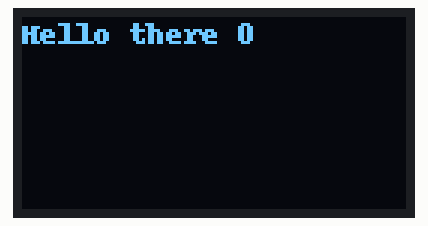
This program was run on a simulated Raspberry Pi (BCM pin numbers). On the bench: 128×64 one-colour display. At 33.9 s the program stops and its outputs stay as they are.

Above: at 0.3 s.
At 3.7 s:
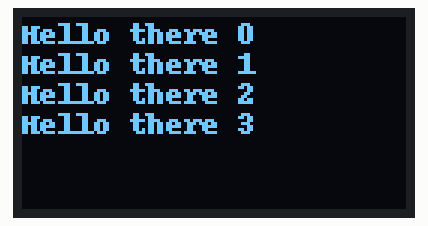
At 8.2 s:
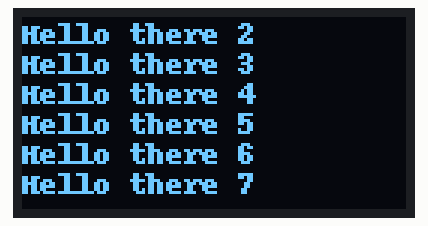
At 16.1 s:
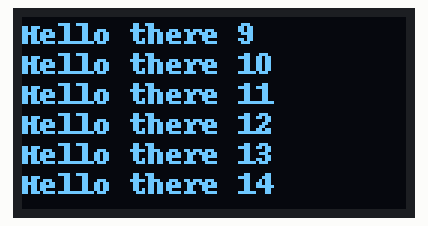
At 24.0 s:
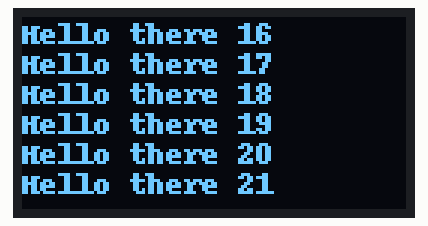
At 33.0 s:
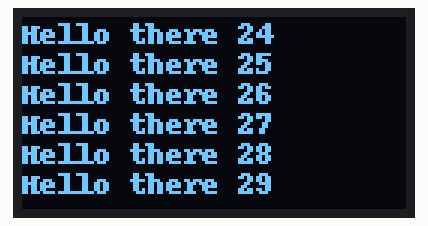

Measured:
- what the display in image 0 shows lasts 1.2 s, from 0.2 s to 1.4 s

The program:

testOLED.py
```python
#
# test scrolling OLED
#

import Adafruit_SSD1306

import Scroll_SSD1306
import time

RST = 24

# Note you can change the I2C address by passing an i2c_address parameter like:
display = Adafruit_SSD1306.SSD1306_128_64(rst=RST, i2c_address=0x3C)
# Initialize library.
display.begin()
display.clear()
display.display()


for i in range(0,30):
	Scroll_SSD1306.addLineOLED(display, "Hello there "+str(i))
	time.sleep(1)
```

Scroll_SSD1306.py
```python
#
# Libraries to use the SDL_1306 as a scrollable device for WPA V3
#

import time

import Adafruit_GPIO.SPI as SPI
import Adafruit_SSD1306

from PIL import Image
from PIL import ImageDraw
from PIL import ImageFont

OLEDLines = ["","","","","",""]
width = 128
height = 64
top = 0
lineheight = 10
currentLine = 0
offset = 0

image = Image.new('1', (width, height))


draw = ImageDraw.Draw(image)
# Load default font.

font = ImageFont.load_default()


def addLineOLED(display, text):


	global currentLine, offset, OLEDLines
	# Write line of text.

	# Draw a black filled box to clear the line.
	draw.rectangle((0,lineheight*currentLine, 127, lineheight*(currentLine+1)-1), outline=0, fill=0)
	draw.text((0, lineheight*currentLine),    text,  font=font, fill=255)
	OLEDLines[currentLine] = text

	if (currentLine == 5):
		for i in range(0,5):
			j = 5 - i -1
			draw.rectangle((0,lineheight*(j), 127, lineheight*(j+1)-1), outline=0, fill=0)
			draw.text((0, lineheight*(j)),    OLEDLines[j],  font=font, fill=255)


	if (currentLine < 5):
		currentLine = currentLine + 1
	else:
		currentLine = 5
		# rewrite lines
	 	for i in range(0,5):
			OLEDLines[i] = OLEDLines[i+1]
		'''
		for i in range(0,1):
        		offset = (offset + 1) % 64
        		display.command(0x40 | offset)
        		time.sleep(0.01)

		'''

	display.image(image)
	display.display()


def addNumberedLineOLED(display, linenumber, text):

	# write one line of text at linenumber

	draw.rectangle((0,lineheight*currentLine, 127, lineheight*(currentLine+1)-1), outline=0, fill=0)
	draw.text((0, linenumber*lineheight),    text,  font=font, fill=255)

	display.image(image)
	display.display()
```
